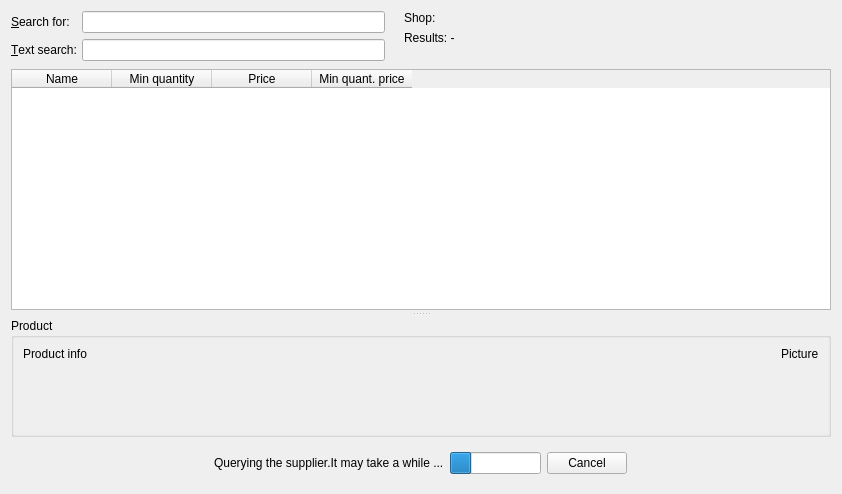
<?xml version="1.0" encoding="UTF-8"?>
<ui version="4.0">
 <class>Form</class>
 <widget class="QWidget" name="Form">
  <property name="geometry">
   <rect>
    <x>0</x>
    <y>0</y>
    <width>842</width>
    <height>494</height>
   </rect>
  </property>
  <property name="windowTitle">
   <string>Form</string>
  </property>
  <layout class="QVBoxLayout" name="verticalLayout_2" stretch="0,1,0">
   <item>
    <layout class="QHBoxLayout" name="horizontalLayout">
     <item>
      <layout class="QFormLayout" name="formLayout">
       <property name="fieldGrowthPolicy">
        <enum>QFormLayout::AllNonFixedFieldsGrow</enum>
       </property>
       <item row="0" column="0">
        <widget class="QLabel" name="label">
         <property name="text">
          <string>&amp;Search for:</string>
         </property>
         <property name="buddy">
          <cstring>searchInputL</cstring>
         </property>
        </widget>
       </item>
       <item row="0" column="1">
        <widget class="QLineEdit" name="searchInputL"/>
       </item>
       <item row="1" column="0">
        <widget class="QLabel" name="label_3">
         <property name="text">
          <string>&amp;Text search:</string>
         </property>
         <property name="buddy">
          <cstring>filterL</cstring>
         </property>
        </widget>
       </item>
       <item row="1" column="1">
        <widget class="QLineEdit" name="filterL"/>
       </item>
      </layout>
     </item>
     <item>
      <layout class="QVBoxLayout" name="verticalLayout">
       <item>
        <widget class="QLabel" name="shopL">
         <property name="styleSheet">
          <string notr="true">QLabel { padding-left: 10px }</string>
         </property>
         <property name="text">
          <string>Shop:</string>
         </property>
        </widget>
       </item>
       <item>
        <widget class="QLabel" name="resultCountL">
         <property name="styleSheet">
          <string notr="true">QLabel { padding-left: 10px }</string>
         </property>
         <property name="text">
          <string>Results: -</string>
         </property>
        </widget>
       </item>
       <item>
        <spacer name="verticalSpacer_2">
         <property name="orientation">
          <enum>Qt::Vertical</enum>
         </property>
         <property name="sizeHint" stdset="0">
          <size>
           <width>20</width>
           <height>18</height>
          </size>
         </property>
        </spacer>
       </item>
      </layout>
     </item>
     <item>
      <spacer name="horizontalSpacer">
       <property name="orientation">
        <enum>Qt::Horizontal</enum>
       </property>
       <property name="sizeHint" stdset="0">
        <size>
         <width>40</width>
         <height>20</height>
        </size>
       </property>
      </spacer>
     </item>
    </layout>
   </item>
   <item>
    <widget class="QSplitter" name="splitter">
     <property name="frameShape">
      <enum>QFrame::NoFrame</enum>
     </property>
     <property name="midLineWidth">
      <number>0</number>
     </property>
     <property name="orientation">
      <enum>Qt::Vertical</enum>
     </property>
     <property name="opaqueResize">
      <bool>true</bool>
     </property>
     <property name="handleWidth">
      <number>8</number>
     </property>
     <widget class="QTableWidget" name="productsT">
      <property name="selectionBehavior">
       <enum>QAbstractItemView::SelectRows</enum>
      </property>
      <property name="columnCount">
       <number>4</number>
      </property>
      <attribute name="horizontalHeaderShowSortIndicator" stdset="0">
       <bool>true</bool>
      </attribute>
      <attribute name="verticalHeaderVisible">
       <bool>false</bool>
      </attribute>
      <column>
       <property name="text">
        <string>Name</string>
       </property>
      </column>
      <column>
       <property name="text">
        <string>Min quantity</string>
       </property>
      </column>
      <column>
       <property name="text">
        <string>Price</string>
       </property>
      </column>
      <column>
       <property name="text">
        <string>Min quant. price</string>
       </property>
      </column>
     </widget>
     <widget class="QGroupBox" name="productInfoG">
      <property name="title">
       <string>Product</string>
      </property>
      <layout class="QVBoxLayout" name="verticalLayout_4">
       <property name="margin">
        <number>0</number>
       </property>
       <item>
        <widget class="QScrollArea" name="scrollArea">
         <property name="frameShape">
          <enum>QFrame::NoFrame</enum>
         </property>
         <property name="widgetResizable">
          <bool>true</bool>
         </property>
         <widget class="QWidget" name="scrollAreaWidgetContents">
          <property name="geometry">
           <rect>
            <x>0</x>
            <y>0</y>
            <width>822</width>
            <height>100</height>
           </rect>
          </property>
          <layout class="QVBoxLayout" name="verticalLayout_3">
           <item>
            <layout class="QHBoxLayout" name="horizontalLayout_3" stretch="1,0">
             <item>
              <widget class="QLabel" name="productInfoL">
               <property name="text">
                <string>Product info</string>
               </property>
               <property name="alignment">
                <set>Qt::AlignLeading|Qt::AlignLeft|Qt::AlignTop</set>
               </property>
              </widget>
             </item>
             <item>
              <widget class="QLabel" name="productPictureL">
               <property name="text">
                <string>Picture</string>
               </property>
               <property name="alignment">
                <set>Qt::AlignLeading|Qt::AlignLeft|Qt::AlignTop</set>
               </property>
              </widget>
             </item>
            </layout>
           </item>
           <item>
            <spacer name="verticalSpacer">
             <property name="orientation">
              <enum>Qt::Vertical</enum>
             </property>
             <property name="sizeHint" stdset="0">
              <size>
               <width>20</width>
               <height>40</height>
              </size>
             </property>
            </spacer>
           </item>
          </layout>
         </widget>
        </widget>
       </item>
      </layout>
     </widget>
    </widget>
   </item>
   <item>
    <widget class="QWidget" name="progressWidgetHolder" native="true">
     <layout class="QHBoxLayout" name="horizontalLayout_2">
      <item>
       <spacer name="horizontalSpacer_2">
        <property name="orientation">
         <enum>Qt::Horizontal</enum>
        </property>
        <property name="sizeHint" stdset="0">
         <size>
          <width>198</width>
          <height>20</height>
         </size>
        </property>
       </spacer>
      </item>
      <item>
       <widget class="QLabel" name="label_2">
        <property name="text">
         <string>Querying the supplier.It may take a while ...</string>
        </property>
       </widget>
      </item>
      <item>
       <widget class="QProgressBar" name="queryPB">
        <property name="value">
         <number>24</number>
        </property>
        <property name="textVisible">
         <bool>false</bool>
        </property>
        <property name="invertedAppearance">
         <bool>false</bool>
        </property>
       </widget>
      </item>
      <item>
       <widget class="QPushButton" name="cancelQueryPB">
        <property name="text">
         <string>Cancel</string>
        </property>
       </widget>
      </item>
      <item>
       <spacer name="horizontalSpacer_3">
        <property name="orientation">
         <enum>Qt::Horizontal</enum>
        </property>
        <property name="sizeHint" stdset="0">
         <size>
          <width>198</width>
          <height>20</height>
         </size>
        </property>
       </spacer>
      </item>
     </layout>
    </widget>
   </item>
  </layout>
 </widget>
 <resources/>
 <connections/>
 <slots>
  <signal>cpcSupplier()</signal>
 </slots>
</ui>
